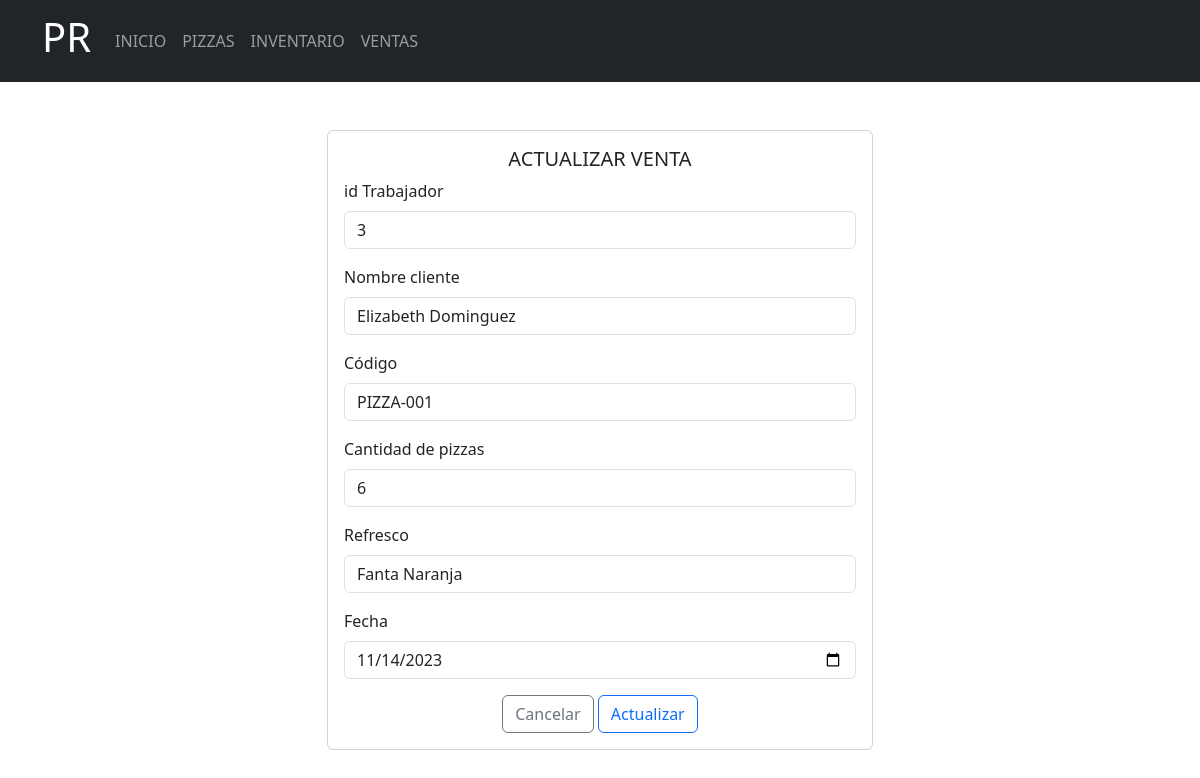
The page /Formularios/ventas/actualizar.php?Id=1 on the database its author committed.
### tables this page shows
CREATE TABLE `ventas` (
  `idVenta` int(11) NOT NULL,
  `id_Trabajador` int(11) NOT NULL,
  `Nombre_Cliente` varchar(150) NOT NULL,
  `codigo` varchar(10) NOT NULL,
  `Cantidad_Pizzas` int(10) NOT NULL,
  `Refresco` varchar(100) NOT NULL,
  `Fecha` date NOT NULL,
  `Total` decimal(10,2) NOT NULL
);

### Formularios/ventas/actualizar.php (the view, shortened to what this page needs)
<!doctype html>
<html lang="es">
<head>
    <link rel="stylesheet" href="<?php echo base_url; ?>css/bootstrap.min.css">
<body>
    <header>
        <nav class="navbar navbar-expand-lg bg-dark" data-bs-theme="dark">
            <div class="container">
                <a class="navbar-brand" href="<?php echo base_url; ?>">
                    <h1>PR</h1>
                </a>
                <div class="collapse navbar-collapse" id="mi-menu">
                    <ul class="navbar-nav">
                        <li class="nav-item">
                            <a class="nav-link" href="<?php echo base_url; ?>">INICIO</a>
                        </li>
                        <li class="nav-item">
                            <a class="nav-link" href="<?php echo base_url; ?>Formularios/productos/index.php">PIZZAS</a>
                        </li>
                        <li class="nav-item">
                            <a class="nav-link" href="<?php echo base_url; ?>Formularios/inventario/index.php">INVENTARIO</a>
                        </li>
                        <li class="nav-item">
                            <a class="nav-link" href="<?php echo base_url; ?>Formularios/ventas/index.php">VENTAS</a>
                        </li>
                    </ul>
                </div>
            </div>
        </nav>
    </header>
    <div class="container mt-5 mb-5">
        <div class="row justify-content-center">
            <div class="col-md-6">
                <div class="card">
                    <div class="card-body">
                        <h5 class="card-title text-center">ACTUALIZAR VENTA</h5>
                        <form action="<?php echo base_url; ?>CRUDV/editarDatos.php" method="post">
                            <?php
                            include_once("../../config/conexion.php");
                            $sql = "SELECT * FROM ventas WHERE idVenta =" . $_REQUEST['Id'];
                            $resultado = $conexion->query($sql);
                            $row = $resultado->fetch_assoc();
                            ?>
                            <div class="mb-3">
                                <label for="id_Trabajador" class="form-label">id Trabajador</label>
                                <input type="text" class="form-control" name="id_Trabajador" id="id_Trabajador" placeholder="id Trabajador" value="<?php echo $row['id_Trabajador'] ?>">
                            </div>
                            <div class="mb-3">
                                <label for="Nombre_Cliente" class="form-label">Nombre cliente</label>
                                <input type="text" class="form-control" id="Nombre_Cliente" name="Nombre_Cliente" placeholder="Nombre del cliente" value="<?php echo $row['Nombre_Cliente'] ?>">
                            </div>
                            <div class="mb-3">
                                <label for="codigo" class="form-label">Código</label>
                                <input type="text" class="form-control" name="codigo" id="codigo" placeholder="Código" value="<?php echo $row['codigo'] ?>">
                            </div>
                            <div class="mb-3">
                                <label for="Cantidad_Pizzas" class="form-label">Cantidad de pizzas</label>
                                <input type="number" class="form-control" name="Cantidad_Pizzas" id="Cantidad_Pizzas" placeholder="Cantidad de pizzas" value="<?php echo $row['Cantidad_Pizzas'] ?>">
                            </div>
                            <div class="mb-3">
                                <label for="Refresco" class="form-label">Refresco</label>
                                <input type="text" class="form-control" id="Refresco" name="Refresco" placeholder="Refresco" value="<?php echo $row['Refresco'] ?>">
                            </div>
                            <div class="mb-3">
                                <label for="Fecha" class="form-label">Fecha</label>
                                <input type="date" class="form-control" name="Fecha" id="Fecha" placeholder="Fecha" value="<?php echo $row['Fecha'] ?>">
                            </div>
                            <div class="text-center">
                                <a href="../ventas/index.php" type="submit" class="btn btn-outline-secondary">Cancelar</a>
                                <button type="submit" class="btn btn-outline-primary">Actualizar</button>
                            </div>
                        </form>
                    </div>
                </div>
            </div>
        </div>
    </div>
</body>
</html>

### rows shown on the page
ventas: id_Trabajador "3", Nombre_Cliente "Elizabeth Dominguez", codigo "PIZZA-001", Cantidad_Pizzas "6", Refresco "Fanta Naranja", Fecha "11/14/2023"
